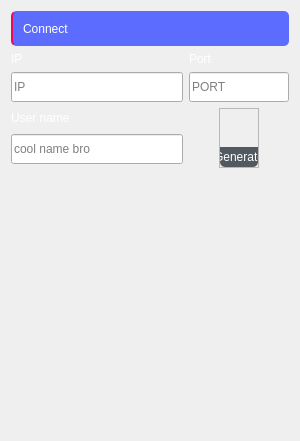
                          <widget class="QWidget" name="chatPage_OptionsFrame">
                           <property name="geometry">
                            <rect>
                             <x>0</x>
                             <y>0</y>
                             <width>300</width>
                             <height>441</height>
                            </rect>
                           </property>
                           <property name="styleSheet">
                            <string notr="true"/>
                           </property>
                           <layout class="QGridLayout" name="gridLayout">
                            <item row="5" column="0" colspan="3" alignment="Qt::AlignTop">
                             <widget class="QLineEdit" name="chatPage_lineEdit_userName">
                              <property name="sizePolicy">
                               <sizepolicy hsizetype="Preferred" vsizetype="Preferred">
                                <horstretch>0</horstretch>
                                <verstretch>0</verstretch>
                               </sizepolicy>
                              </property>
                              <property name="minimumSize">
                               <size>
                                <width>0</width>
                                <height>30</height>
                               </size>
                              </property>
                              <property name="maximumSize">
                               <size>
                                <width>16777215</width>
                                <height>30</height>
                               </size>
                              </property>
                              <property name="toolTip">
                               <string/>
                              </property>
                              <property name="styleSheet">
                               <string notr="true"/>
                              </property>
                              <property name="inputMask">
                               <string/>
                              </property>
                              <property name="maxLength">
                               <number>30</number>
                              </property>
                              <property name="placeholderText">
                               <string>cool name bro</string>
                              </property>
                              <property name="cursorMoveStyle">
                               <enum>Qt::LogicalMoveStyle</enum>
                              </property>
                              <property name="clearButtonEnabled">
                               <bool>false</bool>
                              </property>
                             </widget>
                            </item>
                            <item row="2" column="0" colspan="2" alignment="Qt::AlignTop">
                             <widget class="QLabel" name="label_6">
                              <property name="maximumSize">
                               <size>
                                <width>16777215</width>
                                <height>20</height>
                               </size>
                              </property>
                              <property name="styleSheet">
                               <string notr="true">QLabel {
	border-radius: 5px;
	font: 700 11pt &quot;Roboto&quot;;
	color: rgb(255, 255, 255);
}</string>
                              </property>
                              <property name="text">
                               <string>IP</string>
                              </property>
                             </widget>
                            </item>
                            <item row="0" column="0" rowspan="2" colspan="4">
                             <widget class="QPushButton" name="chatPage_btn_Connect">
                              <property name="minimumSize">
                               <size>
                                <width>0</width>
                                <height>35</height>
                               </size>
                              </property>
                              <property name="maximumSize">
                               <size>
                                <width>16777215</width>
                                <height>35</height>
                               </size>
                              </property>
                              <property name="styleSheet">
                               <string notr="true">QPushButton {
	background-color: rgb(92, 108, 255);
	border-radius: 5px;
	font: 700 11pt &quot;Roboto&quot;;
	color: rgb(255, 255, 255);

	border-left: 2px solid  rgb(233, 12, 89); /*rgb(189, 255, 0);*/
	text-align: left;
	padding-left: 10px;
}
QPushButton:hover {
	background-color: rgb(71, 82, 196);
}
QPushButton:pressed {
	background-color: rgb(60, 69, 165);
}</string>
                              </property>
                              <property name="text">
                               <string>Connect</string>
                              </property>
                              <property name="iconSize">
                               <size>
                                <width>24</width>
                                <height>24</height>
                               </size>
                              </property>
                              <property name="checkable">
                               <bool>false</bool>
                              </property>
                              <property name="autoRepeat">
                               <bool>false</bool>
                              </property>
                              <property name="autoExclusive">
                               <bool>false</bool>
                              </property>
                              <property name="flat">
                               <bool>false</bool>
                              </property>
                             </widget>
                            </item>
                            <item row="2" column="3" alignment="Qt::AlignTop">
                             <widget class="QLabel" name="label_5">
                              <property name="maximumSize">
                               <size>
                                <width>16777215</width>
                                <height>20</height>
                               </size>
                              </property>
                              <property name="styleSheet">
                               <string notr="true">QLabel {
	border-radius: 5px;
	font: 700 11pt &quot;Roboto&quot;;
	color: rgb(255, 255, 255);
}</string>
                              </property>
                              <property name="text">
                               <string>Port</string>
                              </property>
                             </widget>
                            </item>
                            <item row="3" column="0" colspan="3" alignment="Qt::AlignTop">
                             <widget class="QLineEdit" name="chatPage_lineEdit_Ip">
                              <property name="minimumSize">
                               <size>
                                <width>0</width>
                                <height>30</height>
                               </size>
                              </property>
                              <property name="maximumSize">
                               <size>
                                <width>16777215</width>
                                <height>30</height>
                               </size>
                              </property>
                              <property name="styleSheet">
                               <string notr="true"/>
                              </property>
                              <property name="inputMask">
                               <string/>
                              </property>
                              <property name="placeholderText">
                               <string>IP</string>
                              </property>
                              <property name="clearButtonEnabled">
                               <bool>false</bool>
                              </property>
                             </widget>
                            </item>
                            <item row="6" column="2">
                             <spacer name="verticalSpacer_2">
                              <property name="orientation">
                               <enum>Qt::Vertical</enum>
                              </property>
                              <property name="sizeHint" stdset="0">
                               <size>
                                <width>20</width>
                                <height>40</height>
                               </size>
                              </property>
                             </spacer>
                            </item>
                            <item row="4" column="3" rowspan="2" alignment="Qt::AlignHCenter">
                             <widget class="QFrame" name="chatPage_ChangePicFrame">
                              <property name="minimumSize">
                               <size>
                                <width>40</width>
                                <height>60</height>
                               </size>
                              </property>
                              <property name="maximumSize">
                               <size>
                                <width>40</width>
                                <height>60</height>
                               </size>
                              </property>
                              <property name="frameShape">
                               <enum>QFrame::StyledPanel</enum>
                              </property>
                              <property name="frameShadow">
                               <enum>QFrame::Raised</enum>
                              </property>
                              <layout class="QVBoxLayout" name="verticalLayout_9">
                               <property name="spacing">
                                <number>0</number>
                               </property>
                               <property name="leftMargin">
                                <number>0</number>
                               </property>
                               <property name="topMargin">
                                <number>0</number>
                               </property>
                               <property name="rightMargin">
                                <number>0</number>
                               </property>
                               <property name="bottomMargin">
                                <number>0</number>
                               </property>
                               <item>
                                <widget class="QLabel" name="chatPage_Label_pic">
                                 <property name="styleSheet">
                                  <string notr="true"/>
                                 </property>
                                 <property name="text">
                                  <string/>
                                 </property>
                                 <property name="pixmap">
                                  <pixmap resource="../../resources.qrc">:/images/images/img/rand_1.jpg</pixmap>
                                 </property>
                                 <property name="scaledContents">
                                  <bool>true</bool>
                                 </property>
                                </widget>
                               </item>
                               <item>
                                <widget class="QPushButton" name="chatPage_BtnChangePicture">
                                 <property name="minimumSize">
                                  <size>
                                   <width>0</width>
                                   <height>20</height>
                                  </size>
                                 </property>
                                 <property name="maximumSize">
                                  <size>
                                   <width>16777215</width>
                                   <height>20</height>
                                  </size>
                                 </property>
                                 <property name="toolTip">
                                  <string>generate image from your user name</string>
                                 </property>
                                 <property name="styleSheet">
                                  <string notr="true">QPushButton {
	background-color: rgb(82, 89, 96);
	border-bottom-right-radius: 5px;
	border-bottom-left-radius: 5px;
	font: 700 7pt &quot;Segoe UI&quot;;
	color: rgb(255, 255, 255);
}
QPushButton:hover {
	background-color: rgb(68, 73, 79);
}
QPushButton:pressed {
	background-color: rgb(61, 66, 71);
}</string>
                                 </property>
                                 <property name="text">
                                  <string>Generate</string>
                                 </property>
                                </widget>
                               </item>
                              </layout>
                             </widget>
                            </item>
                            <item row="4" column="0" colspan="2">
                             <widget class="QLabel" name="label_4">
                              <property name="maximumSize">
                               <size>
                                <width>16777215</width>
                                <height>20</height>
                               </size>
                              </property>
                              <property name="styleSheet">
                               <string notr="true">QLabel {
	border-radius: 5px;
	font: 700 11pt &quot;Roboto&quot;;
	color: rgb(255, 255, 255);
}</string>
                              </property>
                              <property name="text">
                               <string>User name</string>
                              </property>
                             </widget>
                            </item>
                            <item row="3" column="3" alignment="Qt::AlignTop">
                             <widget class="QLineEdit" name="chatPage_lineEdit_Port">
                              <property name="minimumSize">
                               <size>
                                <width>100</width>
                                <height>30</height>
                               </size>
                              </property>
                              <property name="maximumSize">
                               <size>
                                <width>100</width>
                                <height>30</height>
                               </size>
                              </property>
                              <property name="styleSheet">
                               <string notr="true"/>
                              </property>
                              <property name="inputMask">
                               <string/>
                              </property>
                              <property name="placeholderText">
                               <string>PORT</string>
                              </property>
                              <property name="clearButtonEnabled">
                               <bool>false</bool>
                              </property>
                             </widget>
                            </item>
                           </layout>
                          </widget>
